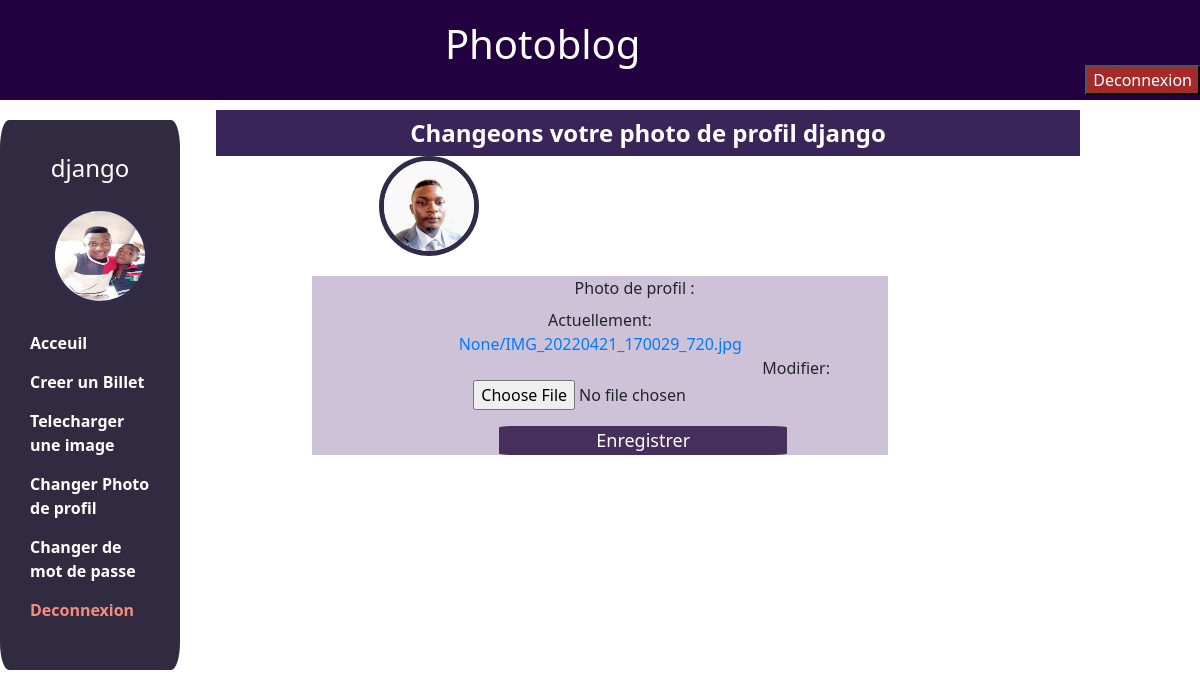
The page /authentication/changepp (signed in) on the database its author committed.
### authentication/models.py (models this page shows, shortened)
class User(AbstractUser):
    CREATOR='CREATOR'
    SUSCRIBER='SUSCRIBER'
    ROLES_CHOICES=(
        (CREATOR,'Createur'),
        (SUSCRIBER,'Abonné')
    )
    follows=models.ManyToManyField('self',symmetrical=False,limit_choices_to={'role':CREATOR})
    profil=models.ImageField(verbose_name="photo de profil", upload_to=None, height_field=None, width_field=None, max_length=None)
    role=models.CharField(verbose_name="role de l'utilisateur",choices=ROLES_CHOICES, max_length=50)

### authentication/views.py (the view)
# urls.py: path('authentication/changepp',changeProfil,name='change_pp'),
def changeProfil(request):
    form=profilForm(instance=request.user)
    if request.method=='POST':
        if profilForm(request.POST,request.FILES).is_valid():
            form =profilForm(request.POST,request.FILES,instance=request.user)
            user=form.save()
            return redirect('login')
    return render(request,'authentication/change_profil.html',{'form':form})

### authentication/forms.py
class profilForm(forms.ModelForm):
        class Meta:
                model=User
                fields=('profil',)

### authentication/templates/authentication/change_profil.html (shortened to what this page needs)
{% extends "base.html" %}
{% load static %}
{% block base %}
    <div class='titre'>Changeons votre photo de profil {{user.username}}</div>
    <div class='corps'>
        <img src="{% static 'blog/cv.jpg' %}" alt="photo de profil" id='profil' srcset="" class='pp'>
        <form method='POST' action='' class='myform' id='charge' enctype='multipart/form-data'>
            {{form.as_p}}
            <button type="submit" class='valid_but'>Enregistrer</button>
        </form>
    </div>
{% endblock base %}

### templates/base.html (shortened to what this page needs)
<!DOCTYPE html>
{% load static %}
{% load bootstrap4 %}
{% bootstrap_css %}
<html lang="en">
<head>
    <link rel='stylesheet' href={% static 'blog/principale.css' %}>
</head>
<body>
    {% if user.is_authenticated %}
    <header>
        <div><h1 class='site_title'>Photoblog</h1></div>
        <div class='menu-header'><button class='deconnect'><a href="{% url 'logout' %}">Deconnexion</a></button></div>
</header>
<nav class='profil'>
    <div class="username profil-child">{{request.user}} </div>
    {% if user.profil %}
    <div class=" profil-child"><img src={{ user.profil.url}} alt="photo de profil" srcset="" class='pp'></div>
    {% else %}
    <div class=" profil-child"><img src="{% static 'blog/cv.jpg' %}" alt="photo de profil" srcset="" class='pp'></div>
    {% endif %}
    <div class="liens profil-child">
        <div class="lien"> <a href="{% url 'home' %} ">Acceuil</a>   </div>
        {% if perms.blog.add_blog %}
        <div class="lien"> <a href="{% url 'createBlogPhoto' %} ">Creer un Billet</a>  </div>
        {% endif %}
        {% if perms.blog.add_photo %}
        <div class="lien"> <a href="{% url 'upload_photo' %} ">Telecharger une image</a>  </div>
        {% endif %}
        <div class="lien"><a href=" {% url 'change_pp' %} "> Changer Photo de profil</a></div>
        <div class="lien"> <a href="{% url 'changepasseword' %} "> Changer de mot de passe</a>
        <div class="lien danger"> <a href="{% url 'logout' %} ">Deconnexion</a></div>
    </div>
</nav>
    {% endif %}
    <div class="contenu">
    {% block base %}
    {% endblock base %}
    </div>
</body>
</html>

### blog/static/blog/principale.css (style rules this page uses)
* { font-family: 'Segoe UI', Tahoma, Geneva, Verdana, sans-serif; z-index:1; }
.titre { background-color: rgb(57, 37, 88); color: white; text-align: center; width: 90%; font-size: x-large; padding-top: 5px; padding-bottom: 5px; font-weight: 700; }
header { width: 100%; height: 100px; color: white; background-color: rgb(35, 0, 63); display: flex; flex-direction: row; justify-content: space-between; position:fixed; top: 0; z-index: 5; }
.contenu { margin-left: 18%; margin-right: 2%; margin-top: 110px; }
.site_title { text-align: center; margin-top: 20px; }
.deconnect { position: relative; top: 65px; right: 0px; background-color: brown; }
.deconnect a { text-decoration: none; color: white; }
.profil { position: fixed; top: 120px; left: 0px; width: 15%; height: 550px; background-color: rgb(48, 43, 65); z-index: 5; padding: 20px; border: 0px solid; border-radius: 5%; }
.profil-child { margin: 10px; }
.username { color: white; font-size: x-large; text-align: center; padding-bottom: 10px; }
.pp { margin-left: 17%; margin-right: 17%; width: 100px; height: 100px; border: 5px solid rgb(49, 43, 73); border-radius: 50%; }
.liens { display: flex; justify-content: space-around; flex-direction: column; text-align: left; }
.lien a,.lien { font-size: medium; color: white; margin-top: 15px; font-weight: 600; text-decoration: none; }
.danger,.danger a { color: rgb(245, 140, 126); font-weight: bolder; }
.myform { display: flex; justify-content: space-around; font-size: medium; font-weight: 500; flex-wrap: wrap; background-color: rgb(206, 194, 216); width: 60%; margin-left: 10%; margin-right: 10%; margin-top: 20px; }
.en-form { width: 80%; margin-left: 10%; margin-right: 10%; display: flex; flex-direction: row; justify-content: space-around; flex-wrap: wrap; }
.en-form:last-child { display: block; font-size: large; color: white; border: 0px solid rgb(70, 47, 90); border-radius: 5%; width: 50%; margin-left: 25%; background-color: rgb(70, 47, 90); font-weight: 500; }
.mini-form { width: 100%; width: 70%; margin-left: 15%; text-align: center; }

### rows shown on the page
User: user "django", profil (picture), username "django"
